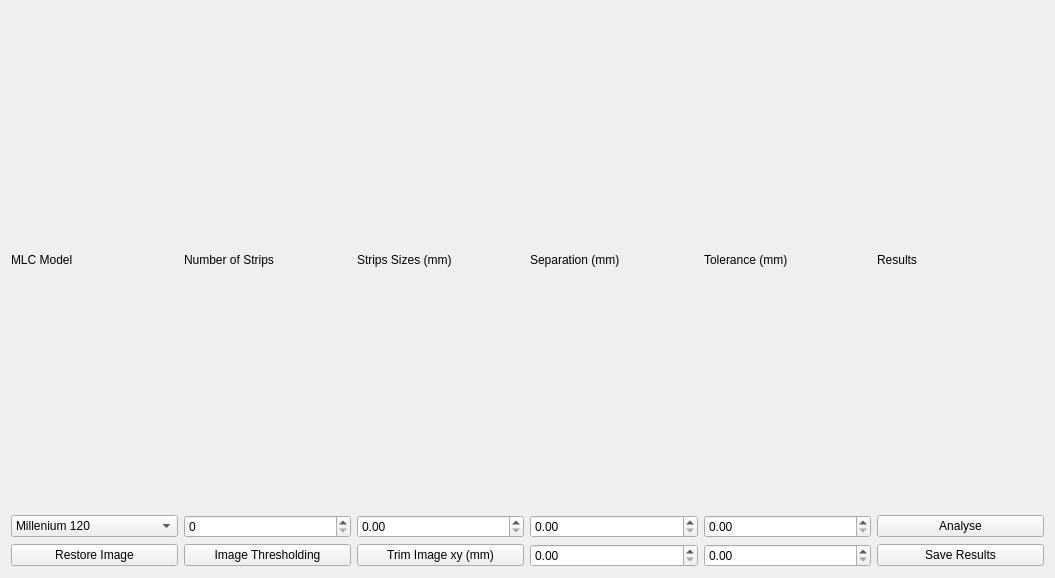
<?xml version="1.0" encoding="UTF-8"?>
<ui version="4.0">
 <class>DoseComp</class>
 <widget class="QWidget" name="DoseComp">
  <property name="geometry">
   <rect>
    <x>0</x>
    <y>0</y>
    <width>1055</width>
    <height>578</height>
   </rect>
  </property>
  <property name="windowTitle">
   <string>Picket Fence Analysis</string>
  </property>
  <layout class="QVBoxLayout" name="verticalLayout">
   <item>
    <layout class="QVBoxLayout" name="vert_layout">
     <item>
      <layout class="QGridLayout" name="gridLayout">
       <item row="0" column="1">
        <widget class="QLabel" name="label_2">
         <property name="text">
          <string>Number of Strips</string>
         </property>
        </widget>
       </item>
       <item row="0" column="2">
        <widget class="QLabel" name="label_3">
         <property name="text">
          <string>Strips Sizes (mm)</string>
         </property>
        </widget>
       </item>
       <item row="0" column="0">
        <widget class="QLabel" name="label">
         <property name="text">
          <string>MLC Model</string>
         </property>
        </widget>
       </item>
       <item row="2" column="2">
        <widget class="QDoubleSpinBox" name="strsize_spinBox"/>
       </item>
       <item row="2" column="3">
        <widget class="QDoubleSpinBox" name="separation_spinBox"/>
       </item>
       <item row="0" column="4">
        <widget class="QLabel" name="label_5">
         <property name="text">
          <string>Tolerance (mm)</string>
         </property>
        </widget>
       </item>
       <item row="2" column="1">
        <widget class="QSpinBox" name="nstrips_spinBox"/>
       </item>
       <item row="0" column="3">
        <widget class="QLabel" name="label_4">
         <property name="text">
          <string>Separation (mm)</string>
         </property>
        </widget>
       </item>
       <item row="2" column="0">
        <widget class="QComboBox" name="comboBox">
         <item>
          <property name="text">
           <string>Millenium 120</string>
          </property>
         </item>
         <item>
          <property name="text">
           <string>HD 120</string>
          </property>
         </item>
         <item>
          <property name="text">
           <string>MLCi</string>
          </property>
         </item>
         <item>
          <property name="text">
           <string>Beam Modulator mMLC</string>
          </property>
         </item>
        </widget>
       </item>
       <item row="2" column="4">
        <widget class="QDoubleSpinBox" name="tolerance_SpinBox"/>
       </item>
       <item row="2" column="5">
        <widget class="QPushButton" name="analyse_button">
         <property name="text">
          <string>Analyse</string>
         </property>
        </widget>
       </item>
       <item row="0" column="5">
        <widget class="QLabel" name="label_6">
         <property name="text">
          <string>Results</string>
         </property>
        </widget>
       </item>
       <item row="3" column="5">
        <widget class="QPushButton" name="save_results_button">
         <property name="text">
          <string>Save Results</string>
         </property>
        </widget>
       </item>
       <item row="3" column="3">
        <widget class="QDoubleSpinBox" name="trim_x_spin"/>
       </item>
       <item row="3" column="4">
        <widget class="QDoubleSpinBox" name="trim_y_spin"/>
       </item>
       <item row="3" column="0">
        <widget class="QPushButton" name="restore_button">
         <property name="text">
          <string>Restore Image</string>
         </property>
        </widget>
       </item>
       <item row="3" column="2">
        <widget class="QPushButton" name="trim_button">
         <property name="text">
          <string>Trim Image xy (mm)</string>
         </property>
        </widget>
       </item>
       <item row="3" column="1">
        <widget class="QPushButton" name="thresh_button">
         <property name="text">
          <string>Image Thresholding</string>
         </property>
        </widget>
       </item>
      </layout>
     </item>
    </layout>
   </item>
  </layout>
 </widget>
 <resources/>
 <connections/>
</ui>
